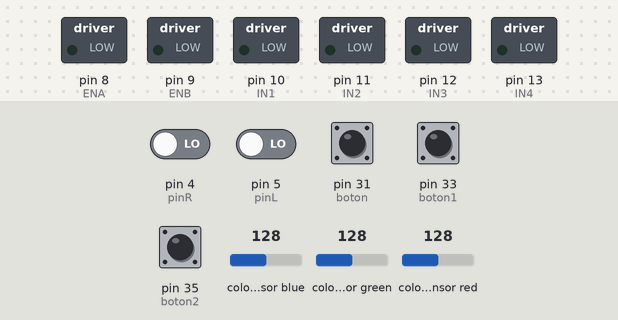
The sketch below on a simulated Arduino Mega 2560, built with avr-gcc and run on an emulated ATmega2560. Parts: switched loads named in the sketch (green lamp = pin HIGH). Wiring (inferred from the names in the program): TCS3200 colour sensor: output pin 18; S2 pin 16; S3 pin 17; S0 pin 14; S1 pin 15. Inputs (shaded band) come from the test bench; at power-on: pin 31 (boton), pin 33 (boton1), pin 35 (boton2) HIGH, pin 4 (pinR), pin 5 (pinL) LOW, colour sensor blue 128, colour sensor green 128, colour sensor red 128. Pins used as bus, display or sensor lines are not drawn; what the sketch prints to the serial monitor is not drawn.

Above: at 0.1 s.
At 2.3 s:
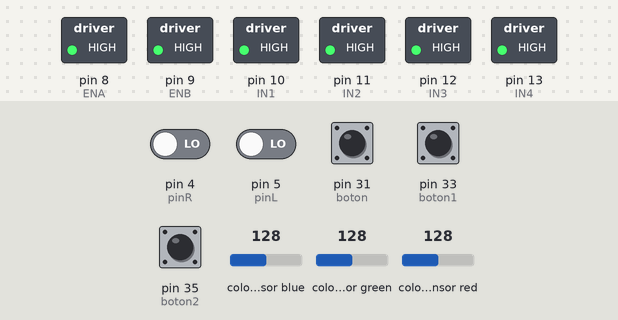
Timing chart, 0 to 3.8 s (numbered marks = the images above):
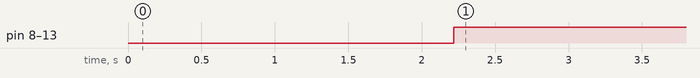

The sketch:

sketch_may18a.ino
```cpp
int boton =  31;
int boton1 = 33;
int boton2 = 35;
const int LED=45;
const int LED1=47;
const int LED2=49;

int ENA = 8;
int ENB = 9;
const int IN1 = 10;
const int IN2 = 11;
const int IN3 = 12;
const int IN4 = 13;

const int triggerEmisor = 1;
const int echoReceptor = 0;
const int triggerEmisor1= 3;
const int echoReceptor1 = 2;
const int valorUmbral = 20; //valor de la distancia en cm para detenerse
long tiempoEntrada;
float distanciaEntrada;
long tiempoEntrada1;
float distanciaEntrada1;

int pinR = 4, pinL = 5, followerR, followerL; // PINS DE LOS SENSORES SEGUIDORES DE LÍNEA
int val;
int val1;
int val2;


const int s0 = 14;
const int s1 = 15;
const int s2 = 16;
const int s3 = 17;
const int out = 18;
int rojo = 0;
int verde = 0;
int azul = 0;


void setup() {
   pinMode (ENA, OUTPUT);
 pinMode (ENB, OUTPUT);
             pinMode( boton , INPUT_PULLUP) ;
              pinMode( boton1 , INPUT_PULLUP) ;
              pinMode( boton2 , INPUT_PULLUP) ;

pinMode (IN1, OUTPUT);
pinMode (IN2, OUTPUT);
pinMode (IN3, OUTPUT);
pinMode (IN4, OUTPUT);
pinMode(triggerEmisor,OUTPUT);
pinMode(echoReceptor,INPUT);
pinMode(triggerEmisor1,OUTPUT);
pinMode(echoReceptor1,INPUT);

  pinMode (pinR, INPUT);
  pinMode (pinL, INPUT);

  pinMode(s0,OUTPUT);
  pinMode(s1,OUTPUT);
  pinMode(s2,OUTPUT);
  pinMode(s3,OUTPUT);
  pinMode(out,INPUT);
  digitalWrite(s0,HIGH);
  digitalWrite(s1,HIGH);

  Serial.begin(9600);
  delay(10);

  //Configuración  del GPIO2
  pinMode(2, OUTPUT);
  digitalWrite(2,LOW);

}

void loop() {
 val=digitalRead(boton);
val1=digitalRead(boton1);
val2=digitalRead(boton2);
  color();
  Serial.print("   ");
  Serial.print(rojo, DEC);
  Serial.print("   ");
  Serial.print(verde, DEC);
  Serial.print("   ");
  Serial.print(azul, DEC);


followerR = digitalRead (pinR);

followerL = digitalRead (pinL);


sensorUltrasonidos();

if  (val==HIGH){
digitalWrite(LED,HIGH);
val1=LOW;
val2=LOW;
robotAvance();
  if (rojo < azul && verde > azul && rojo < 35)
  {
   Serial.println("   Rojo");
    robotParar();
 delay (1000);
  }
}

if  (val1==HIGH){
digitalWrite(LED1,HIGH);
val=LOW;
val2=LOW;
robotAvance();
if (azul < rojo && azul < verde && verde < rojo)
  {
   Serial.println("   Azul");
   robotParar();
  }
}

if  (val1==HIGH){
digitalWrite(LED2,HIGH);
val1=LOW;
val=LOW;
robotAvance();
if (rojo > verde && azul > verde )    {
   Serial.println("   Verde");
   robotParar();
  }
}


}


void color()
{
  digitalWrite(s2, LOW);
  digitalWrite(s3, LOW);
  rojo = pulseIn(out, digitalRead(out) == HIGH ? LOW : HIGH);
  digitalWrite(s3, HIGH);
  azul = pulseIn(out, digitalRead(out) == HIGH ? LOW : HIGH);
  digitalWrite(s2, HIGH);
  verde = pulseIn(out, digitalRead(out) == HIGH ? LOW : HIGH);
}


void sensorUltrasonidos()
{
digitalWrite(triggerEmisor,LOW); digitalWrite(triggerEmisor1,LOW);
delayMicroseconds(10);
digitalWrite(triggerEmisor, HIGH); digitalWrite(triggerEmisor1, HIGH);
delayMicroseconds(10);
tiempoEntrada=pulseIn(echoReceptor, HIGH); tiempoEntrada1=pulseIn(echoReceptor1, HIGH);
distanciaEntrada= int(0.017*tiempoEntrada); distanciaEntrada1= int(0.017*tiempoEntrada1);// Fórmula para calcular la distancia en cm
Serial.println("El valor de la distancia es ");
Serial.println(distanciaEntrada);
Serial.println("El valor de la distancia es ");
Serial.println(distanciaEntrada1);
delay(200);
}

void robotAvance()
{
digitalWrite (IN1, HIGH);
digitalWrite (IN2, HIGH);
digitalWrite (IN3, HIGH);
digitalWrite (IN4, HIGH);
 analogWrite (ENA, 255); //Velocidad motor A
  analogWrite (ENB, 255); //Velocidad motor A
}
void robotParar()
{
digitalWrite (IN1, LOW);
digitalWrite (IN2, LOW);
digitalWrite (IN3, LOW);
digitalWrite (IN4, LOW);
}
void robotIzquierda()
{
digitalWrite (IN1, LOW);
digitalWrite (IN2, LOW);
digitalWrite (IN3, LOW);
digitalWrite (IN4, LOW);
}
void robotDerecha()
{
digitalWrite (IN1, LOW);
digitalWrite (IN2, LOW);
digitalWrite (IN3, LOW);
digitalWrite (IN4, LOW);
}
```

Measured:
- by itself, pin 8 (ENA), pin 9 (ENB), pin 10 (IN1), pin 11 (IN2), pin 12 (IN3), pin 13 (IN4): LOW → HIGH at 2.2 s
